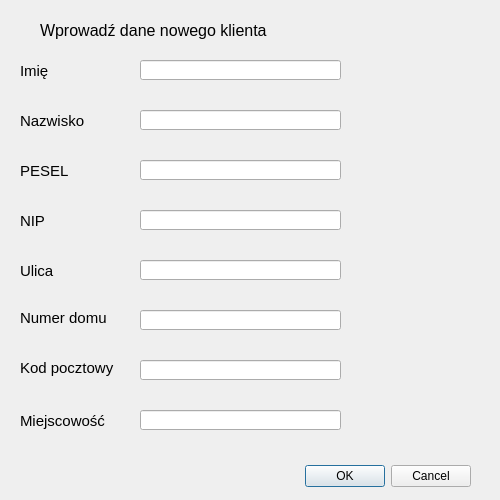
<?xml version="1.0" encoding="UTF-8"?>
<ui version="4.0">
 <class>AddClient</class>
 <widget class="QDialog" name="AddClient">
  <property name="geometry">
   <rect>
    <x>0</x>
    <y>0</y>
    <width>500</width>
    <height>500</height>
   </rect>
  </property>
  <property name="windowTitle">
   <string>Dodaj nowego klienta</string>
  </property>
  <widget class="QDialogButtonBox" name="buttonBox">
   <property name="geometry">
    <rect>
     <x>10</x>
     <y>460</y>
     <width>461</width>
     <height>32</height>
    </rect>
   </property>
   <property name="orientation">
    <enum>Qt::Horizontal</enum>
   </property>
   <property name="standardButtons">
    <set>QDialogButtonBox::Cancel|QDialogButtonBox::Ok</set>
   </property>
  </widget>
  <widget class="QLineEdit" name="name">
   <property name="geometry">
    <rect>
     <x>140</x>
     <y>60</y>
     <width>201</width>
     <height>20</height>
    </rect>
   </property>
  </widget>
  <widget class="QLabel" name="label">
   <property name="geometry">
    <rect>
     <x>20</x>
     <y>60</y>
     <width>51</width>
     <height>21</height>
    </rect>
   </property>
   <property name="font">
    <font>
     <pointsize>11</pointsize>
    </font>
   </property>
   <property name="text">
    <string>Imię</string>
   </property>
  </widget>
  <widget class="QLabel" name="label_2">
   <property name="geometry">
    <rect>
     <x>20</x>
     <y>110</y>
     <width>91</width>
     <height>21</height>
    </rect>
   </property>
   <property name="font">
    <font>
     <pointsize>11</pointsize>
    </font>
   </property>
   <property name="text">
    <string>Nazwisko</string>
   </property>
  </widget>
  <widget class="QLabel" name="label_3">
   <property name="geometry">
    <rect>
     <x>20</x>
     <y>160</y>
     <width>61</width>
     <height>21</height>
    </rect>
   </property>
   <property name="font">
    <font>
     <pointsize>11</pointsize>
    </font>
   </property>
   <property name="text">
    <string>PESEL</string>
   </property>
  </widget>
  <widget class="QLabel" name="label_4">
   <property name="geometry">
    <rect>
     <x>20</x>
     <y>210</y>
     <width>61</width>
     <height>21</height>
    </rect>
   </property>
   <property name="font">
    <font>
     <pointsize>11</pointsize>
    </font>
   </property>
   <property name="text">
    <string>NIP</string>
   </property>
  </widget>
  <widget class="QLabel" name="label_5">
   <property name="geometry">
    <rect>
     <x>20</x>
     <y>260</y>
     <width>71</width>
     <height>21</height>
    </rect>
   </property>
   <property name="font">
    <font>
     <pointsize>11</pointsize>
    </font>
   </property>
   <property name="text">
    <string>Ulica</string>
   </property>
  </widget>
  <widget class="QLabel" name="label_6">
   <property name="geometry">
    <rect>
     <x>20</x>
     <y>310</y>
     <width>101</width>
     <height>16</height>
    </rect>
   </property>
   <property name="font">
    <font>
     <pointsize>11</pointsize>
    </font>
   </property>
   <property name="text">
    <string>Numer domu</string>
   </property>
  </widget>
  <widget class="QLabel" name="label_7">
   <property name="geometry">
    <rect>
     <x>20</x>
     <y>360</y>
     <width>101</width>
     <height>16</height>
    </rect>
   </property>
   <property name="font">
    <font>
     <pointsize>11</pointsize>
    </font>
   </property>
   <property name="text">
    <string>Kod pocztowy</string>
   </property>
  </widget>
  <widget class="QLabel" name="label_8">
   <property name="geometry">
    <rect>
     <x>20</x>
     <y>410</y>
     <width>101</width>
     <height>21</height>
    </rect>
   </property>
   <property name="font">
    <font>
     <pointsize>11</pointsize>
    </font>
   </property>
   <property name="text">
    <string>Miejscowość</string>
   </property>
  </widget>
  <widget class="QLineEdit" name="surname">
   <property name="geometry">
    <rect>
     <x>140</x>
     <y>110</y>
     <width>201</width>
     <height>20</height>
    </rect>
   </property>
  </widget>
  <widget class="QLineEdit" name="pesel">
   <property name="geometry">
    <rect>
     <x>140</x>
     <y>160</y>
     <width>201</width>
     <height>20</height>
    </rect>
   </property>
  </widget>
  <widget class="QLineEdit" name="nip">
   <property name="geometry">
    <rect>
     <x>140</x>
     <y>210</y>
     <width>201</width>
     <height>20</height>
    </rect>
   </property>
  </widget>
  <widget class="QLineEdit" name="street">
   <property name="geometry">
    <rect>
     <x>140</x>
     <y>260</y>
     <width>201</width>
     <height>20</height>
    </rect>
   </property>
  </widget>
  <widget class="QLineEdit" name="houseNr">
   <property name="geometry">
    <rect>
     <x>140</x>
     <y>310</y>
     <width>201</width>
     <height>20</height>
    </rect>
   </property>
  </widget>
  <widget class="QLineEdit" name="postalCode">
   <property name="geometry">
    <rect>
     <x>140</x>
     <y>360</y>
     <width>201</width>
     <height>20</height>
    </rect>
   </property>
  </widget>
  <widget class="QLineEdit" name="city">
   <property name="geometry">
    <rect>
     <x>140</x>
     <y>410</y>
     <width>201</width>
     <height>20</height>
    </rect>
   </property>
  </widget>
  <widget class="QLabel" name="label_9">
   <property name="geometry">
    <rect>
     <x>40</x>
     <y>20</y>
     <width>261</width>
     <height>21</height>
    </rect>
   </property>
   <property name="font">
    <font>
     <pointsize>12</pointsize>
    </font>
   </property>
   <property name="text">
    <string>Wprowadź dane nowego klienta</string>
   </property>
  </widget>
 </widget>
 <resources/>
 <connections>
  <connection>
   <sender>buttonBox</sender>
   <signal>accepted()</signal>
   <receiver>AddClient</receiver>
   <slot>accept()</slot>
   <hints>
    <hint type="sourcelabel">
     <x>248</x>
     <y>254</y>
    </hint>
    <hint type="destinationlabel">
     <x>157</x>
     <y>274</y>
    </hint>
   </hints>
  </connection>
  <connection>
   <sender>buttonBox</sender>
   <signal>rejected()</signal>
   <receiver>AddClient</receiver>
   <slot>reject()</slot>
   <hints>
    <hint type="sourcelabel">
     <x>316</x>
     <y>260</y>
    </hint>
    <hint type="destinationlabel">
     <x>286</x>
     <y>274</y>
    </hint>
   </hints>
  </connection>
 </connections>
</ui>
